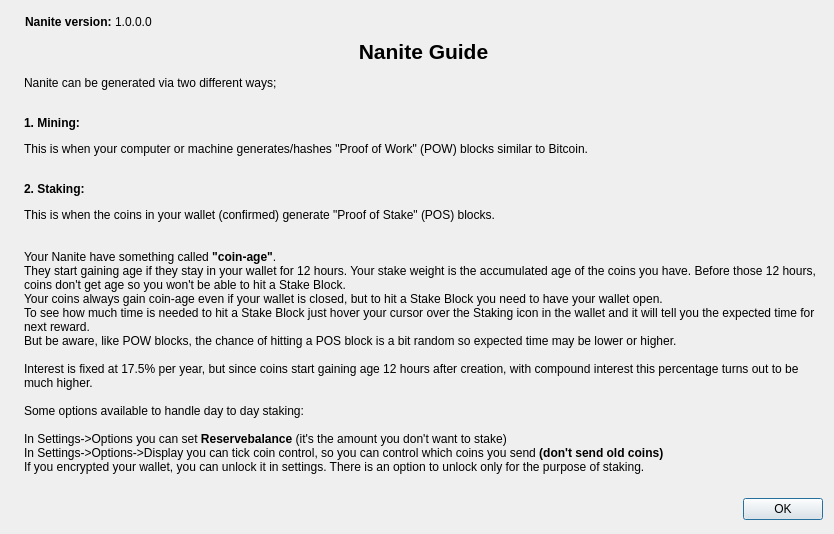
<?xml version="1.0" encoding="UTF-8"?>
<ui version="4.0">
 <class>tutoStackDialog</class>
 <widget class="QDialog" name="tutoStackDialog">
  <property name="geometry">
   <rect>
    <x>0</x>
    <y>0</y>
    <width>834</width>
    <height>534</height>
   </rect>
  </property>
  <property name="sizePolicy">
   <sizepolicy hsizetype="Fixed" vsizetype="Fixed">
    <horstretch>0</horstretch>
    <verstretch>0</verstretch>
   </sizepolicy>
  </property>
  <property name="maximumSize">
   <size>
    <width>1740</width>
    <height>798</height>
   </size>
  </property>
  <property name="windowTitle">
   <string>How to Stake</string>
  </property>
  <layout class="QHBoxLayout" name="horizontalLayout_2">
   <item>
    <widget class="QLabel" name="label_4">
     <property name="sizePolicy">
      <sizepolicy hsizetype="Preferred" vsizetype="Ignored">
       <horstretch>0</horstretch>
       <verstretch>0</verstretch>
      </sizepolicy>
     </property>
     <property name="pixmap">
      <pixmap resource="../bitcoin.qrc">:/images/about</pixmap>
     </property>
    </widget>
   </item>
   <item>
    <layout class="QVBoxLayout" name="verticalLayout_2">
     <item>
      <widget class="QFrame" name="frame">
       <property name="sizePolicy">
        <sizepolicy hsizetype="Fixed" vsizetype="Fixed">
         <horstretch>0</horstretch>
         <verstretch>0</verstretch>
        </sizepolicy>
       </property>
       <layout class="QHBoxLayout" name="horizontalLayout" stretch="0,0">
        <property name="spacing">
         <number>0</number>
        </property>
        <property name="sizeConstraint">
         <enum>QLayout::SetFixedSize</enum>
        </property>
        <property name="leftMargin">
         <number>1</number>
        </property>
        <property name="topMargin">
         <number>1</number>
        </property>
        <property name="rightMargin">
         <number>1</number>
        </property>
        <property name="bottomMargin">
         <number>1</number>
        </property>
        <item>
         <widget class="QLabel" name="label">
          <property name="sizePolicy">
           <sizepolicy hsizetype="Fixed" vsizetype="Fixed">
            <horstretch>0</horstretch>
            <verstretch>0</verstretch>
           </sizepolicy>
          </property>
          <property name="maximumSize">
           <size>
            <width>16777215</width>
            <height>267</height>
           </size>
          </property>
          <property name="cursor">
           <cursorShape>IBeamCursor</cursorShape>
          </property>
          <property name="text">
           <string>&lt;html&gt;&lt;head/&gt;&lt;body&gt;&lt;p&gt;&lt;span style=&quot; font-weight:600;&quot;&gt;Nanite version: &lt;/span&gt;&lt;/p&gt;&lt;/body&gt;&lt;/html&gt;</string>
          </property>
          <property name="textInteractionFlags">
           <set>Qt::LinksAccessibleByMouse|Qt::TextSelectableByKeyboard|Qt::TextSelectableByMouse</set>
          </property>
         </widget>
        </item>
        <item>
         <widget class="QLabel" name="versionLabel">
          <property name="sizePolicy">
           <sizepolicy hsizetype="Fixed" vsizetype="Fixed">
            <horstretch>0</horstretch>
            <verstretch>0</verstretch>
           </sizepolicy>
          </property>
          <property name="cursor">
           <cursorShape>IBeamCursor</cursorShape>
          </property>
          <property name="text">
           <string notr="true">1.0.0.0</string>
          </property>
          <property name="textFormat">
           <enum>Qt::RichText</enum>
          </property>
          <property name="textInteractionFlags">
           <set>Qt::LinksAccessibleByMouse|Qt::TextSelectableByKeyboard|Qt::TextSelectableByMouse</set>
          </property>
         </widget>
        </item>
       </layout>
      </widget>
     </item>
     <item>
      <widget class="QLabel" name="label_2">
       <property name="sizePolicy">
        <sizepolicy hsizetype="Minimum" vsizetype="Minimum">
         <horstretch>0</horstretch>
         <verstretch>0</verstretch>
        </sizepolicy>
       </property>
       <property name="maximumSize">
        <size>
         <width>16777215</width>
         <height>450</height>
        </size>
       </property>
       <property name="text">
        <string>&lt;html&gt;&lt;head/&gt;&lt;body&gt;&lt;p align=&quot;center&quot;&gt;&lt;span style=&quot; font-size:16pt; font-weight:600;&quot;&gt;Nanite Guide&lt;/span&gt;&lt;/p&gt;&lt;p&gt;Nanite can be generated via two different ways;&lt;/p&gt;&lt;p&gt;&lt;br/&gt;&lt;span style=&quot; font-weight:600;&quot;&gt;1. Mining:&lt;/span&gt;&lt;/p&gt;&lt;p&gt;This is when your computer or machine generates/hashes &amp;quot;Proof of Work&amp;quot; (POW) blocks similar to Bitcoin.&lt;/p&gt;&lt;p&gt;&lt;br/&gt;&lt;span style=&quot; font-weight:600;&quot;&gt;2. Staking:&lt;/span&gt;&lt;/p&gt;&lt;p&gt;This is when the coins in your wallet (confirmed) generate &amp;quot;Proof of Stake&amp;quot; (POS) blocks.&lt;br/&gt;&lt;br/&gt;&lt;br/&gt;Your Nanite have something called &lt;span style=&quot; font-weight:600;&quot;&gt;&amp;quot;coin-age&amp;quot;&lt;/span&gt;. &lt;br/&gt;They start gaining age if they stay in your wallet for 12 hours. Your stake weight is the accumulated age of the coins you have. Before those 12 hours, coins don't get age so you won't be able to hit a Stake Block.&lt;br/&gt;Your coins always gain coin-age even if your wallet is closed, but to hit a Stake Block you need to have your wallet open.&lt;br/&gt;To see how much time is needed to hit a Stake Block just hover your cursor over the Staking icon in the wallet and it will tell you the expected time for next reward. &lt;br/&gt;But be aware, like POW blocks, the chance of hitting a POS block is a bit random so expected time may be lower or higher.&lt;br/&gt;&lt;br/&gt;Interest is fixed at 17.5% per year, but since coins start gaining age 12 hours after creation, with compound interest this percentage turns out to be much higher.&lt;br/&gt;&lt;br/&gt;Some options available to handle day to day staking:&lt;br/&gt;&lt;br/&gt;In Settings-&amp;gt;Options you can set &lt;span style=&quot; font-weight:600;&quot;&gt;Reservebalance&lt;/span&gt; (it's the amount you don't want to stake)&lt;br/&gt;In Settings-&amp;gt;Options-&amp;gt;Display you can tick coin control, so you can control which coins you send&lt;span style=&quot; font-weight:600;&quot;&gt; (don't send old coins)&lt;/span&gt;&lt;br/&gt;If you encrypted your wallet, you can unlock it in settings. There is an option to unlock only for the purpose of staking.&lt;br/&gt;&lt;/p&gt;&lt;/body&gt;&lt;/html&gt;</string>
       </property>
       <property name="wordWrap">
        <bool>true</bool>
       </property>
       <property name="textInteractionFlags">
        <set>Qt::LinksAccessibleByMouse|Qt::TextSelectableByMouse</set>
       </property>
      </widget>
     </item>
     <item>
      <widget class="QDialogButtonBox" name="buttonBox">
       <property name="orientation">
        <enum>Qt::Horizontal</enum>
       </property>
       <property name="standardButtons">
        <set>QDialogButtonBox::Ok</set>
       </property>
      </widget>
     </item>
    </layout>
   </item>
  </layout>
 </widget>
 <resources>
  <include location="../bitcoin.qrc"/>
 </resources>
 <connections>
  <connection>
   <sender>buttonBox</sender>
   <signal>accepted()</signal>
   <receiver>tutoStackDialog</receiver>
   <slot>accept()</slot>
   <hints>
    <hint type="sourcelabel">
     <x>360</x>
     <y>308</y>
    </hint>
    <hint type="destinationlabel">
     <x>157</x>
     <y>274</y>
    </hint>
   </hints>
  </connection>
  <connection>
   <sender>buttonBox</sender>
   <signal>rejected()</signal>
   <receiver>tutoStackDialog</receiver>
   <slot>reject()</slot>
   <hints>
    <hint type="sourcelabel">
     <x>428</x>
     <y>308</y>
    </hint>
    <hint type="destinationlabel">
     <x>286</x>
     <y>274</y>
    </hint>
   </hints>
  </connection>
 </connections>
</ui>
